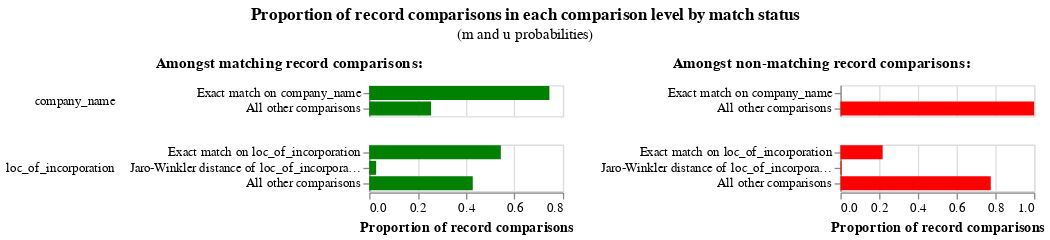

Write notebook code for a chart like this one.
### Code cell
linker.visualisations.m_u_parameters_chart()

### Figure 1 — Vega-Lite specification as saved in the notebook (floating-point values rounded to 4 significant figures)
{"config": {"view": {"continuousWidth": 300, "continuousHeight": 300, "discreteHeight": 300, "discreteWidth": 400}, "header": {"title": null}, "title": {"anchor": "middle", "offset": 10}}, "hconcat": [{"mark": "bar", "encoding": {"color": {"value": "green"}, "row": {"field": "comparison_name", "header": {"labelAlign": "left", "labelAnchor": "middle", "labelAngle": 0}, "sort": {"field": "comparison_sort_order"}, "type": "nominal"}, "tooltip": [{"field": "comparison_name", "title": "Comparison name", "type": "nominal"}, {"field": "label_for_charts", "title": "Label", "type": "ordinal"}, {"field": "sql_condition", "title": "SQL condition", "type": "nominal"}, {"field": "m_probability", "format": ".10~g", "title": "M probability", "type": "quantitative"}, {"field": "u_probability", "format": ".10~g", "title": "U probability", "type": "quantitative"}, {"field": "bayes_factor", "format": ",.6f", "title": "Bayes factor = m/u", "type": "quantitative"}, {"field": "log2_bayes_factor", "format": ".4~g", "title": "Match weight = log2(m/u)", "type": "quantitative"}, {"field": "bayes_factor_description", "title": "Match weight description", "type": "nominal"}, {"field": "m_probability_description", "title": "m probability description", "type": "nominal"}, {"field": "u_probability_description", "title": "u probability description", "type": "nominal"}], "x": {"axis": {"title": "Proportion of record comparisons"}, "field": "m_probability", "type": "quantitative"}, "y": {"axis": {"title": null}, "field": "label_for_charts", "sort": {"field": "comparison_vector_value", "order": "descending"}, "type": "nominal"}}, "height": {"step": 12}, "resolve": {"scale": {"y": "independent"}}, "title": {"text": "Amongst matching record comparisons:", "fontSize": 12, "fontWeight": "bold"}, "transform": [{"filter": "(datum.bayes_factor != 'no-op filter due to vega lite issue 4680')"}], "width": 150}, {"mark": "bar", "encoding": {"color": {"value": "red"}, "row": {"field": "comparison_name", "header": {"labels": false}, "sort": {"field": "comparison_sort_order"}, "type": "nominal"}, "tooltip": [{"field": "comparison_name", "title": "Comparison name", "type": "nominal"}, {"field": "label_for_charts", "title": "Label", "type": "ordinal"}, {"field": "sql_condition", "title": "SQL condition", "type": "nominal"}, {"field": "m_probability", "format": ".10~g", "title": "M probability", "type": "quantitative"}, {"field": "u_probability", "format": ".10~g", "title": "U probability", "type": "quantitative"}, {"field": "bayes_factor", "format": ",.6f", "title": "Bayes factor = m/u", "type": "quantitative"}, {"field": "log2_bayes_factor", "format": ".4~g", "title": "Match weight = log2(m/u)", "type": "quantitative"}, {"field": "bayes_factor_description", "title": "Match weight description", "type": "nominal"}, {"field": "m_probability_description", "title": "m probability description", "type": "nominal"}, {"field": "u_probability_description", "title": "u probability description", "type": "nominal"}], "x": {"axis": {"title": "Proportion of record comparisons"}, "field": "u_probability", "type": "quantitative"}, "y": {"axis": {"title": null}, "field": "label_for_charts", "sort": {"field": "comparison_vector_value", "order": "descending"}, "type": "nominal"}}, "height": {"step": 12}, "resolve": {"scale": {"y": "independent"}}, "title": {"text": "Amongst non-matching record comparisons:", "fontSize": 12, "fontWeight": "bold"}, "transform": [{"filter": "(datum.bayes_factor != 'no-op filter2 due to vega lite issue 4680')"}], "width": 150}], "data": {"name": "data-acf8c47146c2570c2985dfacce8871f3"}, "title": {"text": "Proportion of record comparisons in each comparison level by match status", "subtitle": "(m and u probabilities)"}, "$schema": "https://vega.github.io/schema/vega-lite/v5.9.3.json", "datasets": {"data-acf8c47146c2570c2985dfacce8871f3": [{"comparison_name": "company_name", "sql_condition": "\"company_name_l\" = \"company_name_r\"", "label_for_charts": "Exact match on company_name", "m_probability": 0.7443, "u_probability": 2.986e-07, "m_probability_description": "Amongst matching record comparisons, 74.43% of records (i.e. one in 1.344) are in the exact match on company_name comparison level", "u_probability_description": "Amongst non-matching record comparisons, 2.986e-05% of records (i.e. one in 3,348,485) are in the exact match on company_name comparison level", "has_tf_adjustments": false, "tf_adjustment_column": null, "tf_adjustment_weight": 1.0, "is_null_level": false, "bayes_factor": 2492000.0, "log2_bayes_factor": 21.25, "comparison_vector_value": 1, "max_comparison_vector_value": 1, "bayes_factor_description": "If comparison level is `exact match on company_name` then comparison is 2,492,261 times more likely to be a match", "probability_two_random_records_match": 8.207e-05, "comparison_sort_order": 0}, {"comparison_name": "company_name", "sql_condition": "ELSE", "label_for_charts": "All other comparisons", "m_probability": 0.2557, "u_probability": 1.0, "m_probability_description": "Amongst matching record comparisons, 25.57% of records (i.e. one in 3.911) are in the all other comparisons comparison level", "u_probability_description": "Amongst non-matching record comparisons, 100% of records (i.e. one in 1) are in the all other comparisons comparison level", "has_tf_adjustments": false, "tf_adjustment_column": null, "tf_adjustment_weight": 1.0, "is_null_level": false, "bayes_factor": 0.2557, "log2_bayes_factor": -1.967, "comparison_vector_value": 0, "max_comparison_vector_value": 1, "bayes_factor_description": "If comparison level is `all other comparisons` then comparison is 3.911 times less likely to be a match", "probability_two_random_records_match": 8.207e-05, "comparison_sort_order": 0}, {"comparison_name": "loc_of_incorporation", "sql_condition": "\"loc_of_incorporation_l\" = \"loc_of_incorporation_r\"", "label_for_charts": "Exact match on loc_of_incorporation", "m_probability": 0.5436, "u_probability": 0.218, "m_probability_description": "Amongst matching record comparisons, 54.36% of records (i.e. one in 1.84) are in the exact match on loc_of_incorporation comparison level", "u_probability_description": "Amongst non-matching record comparisons, 21.8% of records (i.e. one in 4.587) are in the exact match on loc_of_incorporation comparison level", "has_tf_adjustments": true, "tf_adjustment_column": "loc_of_incorporation", "tf_adjustment_weight": 1.0, "is_null_level": false, "bayes_factor": 2.494, "log2_bayes_factor": 1.318, "comparison_vector_value": 2, "max_comparison_vector_value": 2, "bayes_factor_description": "If comparison level is `exact match on loc_of_incorporation` then comparison is 2.494 times more likely to be a match", "probability_two_random_records_match": 8.207e-05, "comparison_sort_order": 1}, {"comparison_name": "loc_of_incorporation", "sql_condition": "jaro_winkler_similarity(\"loc_of_incorporation_l\", \"loc_of_incorporation_r\") >= 0.9", "label_for_charts": "Jaro-Winkler distance of loc_of_incorporation >= 0.9", "m_probability": 0.02863, "u_probability": 0.005759, "m_probability_description": "Amongst matching record comparisons, 2.863% of records (i.e. one in 34.93) are in the jaro-winkler distance of loc_of_incorporation >= 0.9 comparison level", "u_probability_description": "Amongst non-matching record comparisons, 0.5759% of records (i.e. one in 174) are in the jaro-winkler distance of loc_of_incorporation >= 0.9 comparison level", "has_tf_adjustments": false, "tf_adjustment_column": null, "tf_adjustment_weight": 1.0, "is_null_level": false, "bayes_factor": 4.971, "log2_bayes_factor": 2.314, "comparison_vector_value": 1, "max_comparison_vector_value": 2, "bayes_factor_description": "If comparison level is `jaro-winkler distance of loc_of_incorporation >= 0.9` then comparison is 4.971 times more likely to be a match", "probability_two_random_records_match": 8.207e-05, "comparison_sort_order": 1}, {"comparison_name": "loc_of_incorporation", "sql_condition": "ELSE", "label_for_charts": "All other comparisons", "m_probability": 0.4278, "u_probability": 0.7762, "m_probability_description": "Amongst matching record comparisons, 42.78% of records (i.e. one in 2.338) are in the all other comparisons comparison level", "u_probability_description": "Amongst non-matching record comparisons, 77.62% of records (i.e. one in 1.288) are in the all other comparisons comparison level", "has_tf_adjustments": false, "tf_adjustment_column": null, "tf_adjustment_weight": 1.0, "is_null_level": false, "bayes_factor": 0.5511, "log2_bayes_factor": -0.8597, "comparison_vector_value": 0, "max_comparison_vector_value": 2, "bayes_factor_description": "If comparison level is `all other comparisons` then comparison is 1.815 times less likely to be a match", "probability_two_random_records_match": 8.207e-05, "comparison_sort_order": 1}]}}
